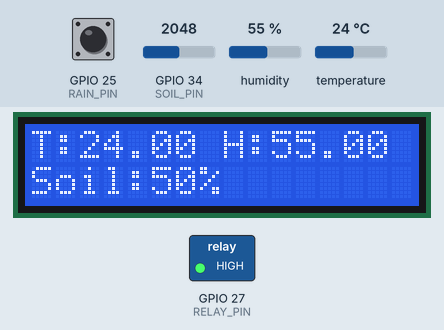
Bench run of a sketch on a simulated ESP32. On the bench: 16×2 character LCD, switched loads named in the sketch (green lamp = pin HIGH). The test bench sets the inputs (shaded band); at power-on: GPIO 34 (SOIL_PIN) = 2048, humidity 55 %, temperature 24 °C, GPIO 25 (RAIN_PIN) HIGH. WiFi joins after 1.5 s; servers stay silent unless stated; random numbers use the default seed unless the sketch sets one.

Above: at 6.0 s.
6.1 s: GPIO 34 (SOIL_PIN) set to 2882
At 8.5 s:
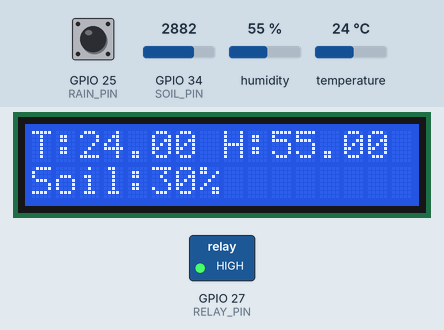
8.9 s: GPIO 34 (SOIL_PIN) set to 2951
At 14.0 s:
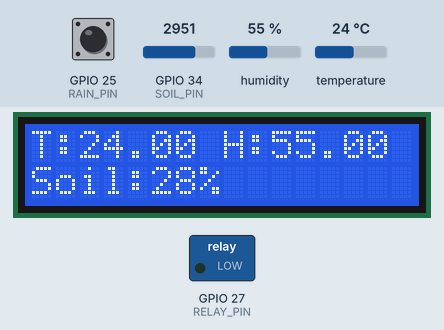
14.9 s: humidity set to 22 %
At 18.2 s:
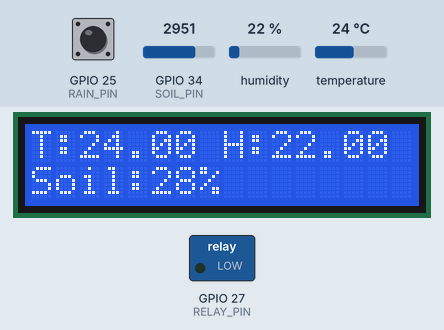
18.9 s: temperature set to 12 °C
At 22.4 s:
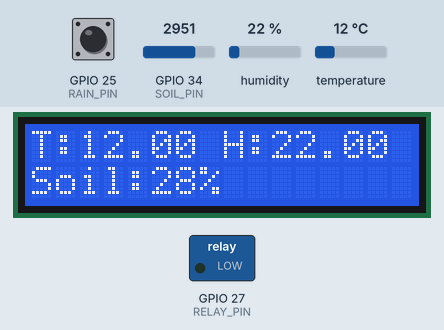
22.9 s: humidity set to 40 %
At 26.6 s:
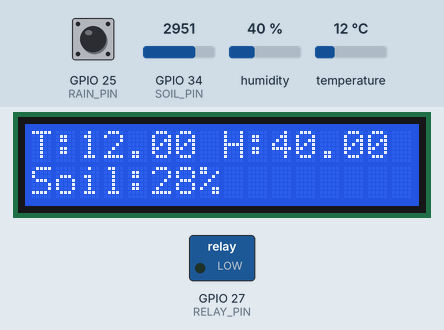
26.9 s: GPIO 34 (SOIL_PIN) set to 2866
At 28.5 s:
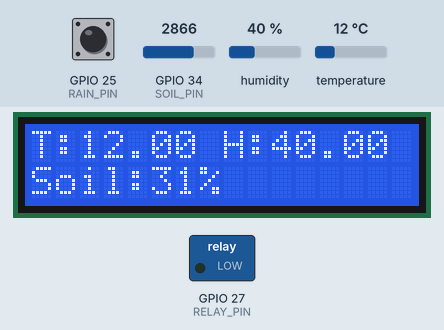
Timing chart, 0 to 29.9 s (numbered marks = the images above; inputs shaded):
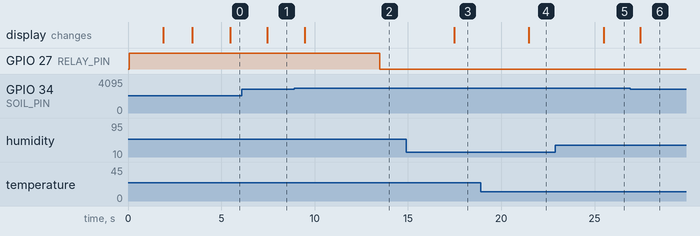

Measured:
- the behaviour switches between 2907 and 2908 on GPIO 34 (SOIL_PIN) (found by bisection; images 1 and 2)
- after the input at 6.1 s, the display: changes after 1.4 s (image 1)
- after the input at 8.9 s, GPIO 27 (RELAY_PIN): HIGH → LOW after 4.6 s; the display: changes after 0.58 s (image 2)
- after the input at 14.9 s, the display: changes after 2.6 s (image 3)
- after the input at 18.9 s, the display: changes after 2.6 s (image 4)
- after the input at 22.9 s, the display: changes after 2.6 s (image 5)
- after the input at 26.9 s, the display: changes after 0.56 s (image 6)

The sketch:

aqualeaf.ino
```cpp
#define BLYNK_TEMPLATE_ID   "TMPL3J_xrfAVf"
#define BLYNK_TEMPLATE_NAME "AQUALEAF"
#define BLYNK_DEVICE_NAME   "AQUALEAF"
#define BLYNK_AUTH_TOKEN "YOUR_BLYNK_AUTH_TOKEN"

#define BLYNK_PRINT Serial
#include <WiFi.h>
#include <WiFiClient.h>
#include <BlynkSimpleEsp32.h>
#include <DHT.h>
#include <Wire.h>
#include <LiquidCrystal_I2C.h>

#define DHTPIN 26
#define DHTTYPE DHT11
#define RELAY_PIN 27
#define RAIN_PIN 25
#define SOIL_PIN 34

DHT dht(DHTPIN, DHTTYPE);
LiquidCrystal_I2C lcd(0x27, 16, 2);

char ssid[] = "YOUR_WIFI_NAME";
char pass[] = "YOUR_WIFI_PASSWORD";

int pumpStatus = 0;
int manualPumpControl = 0;

BlynkTimer timer;

void sendSensorData() {
  float temp = dht.readTemperature();
  float hum = dht.readHumidity();
  int soil = analogRead(SOIL_PIN);
  int rain = digitalRead(RAIN_PIN);

  int soilPercent = map(soil, 0, 4095, 100, 0);

  Blynk.virtualWrite(V0, temp);
  Blynk.virtualWrite(V1, hum);
  Blynk.virtualWrite(V2, soilPercent);
  Blynk.virtualWrite(V3, rain);
  Blynk.virtualWrite(V12, manualPumpControl);

  float soilPH = random(55, 75) / 10.0;
  String nutrition = (soilPH < 6.0) ? "Add Lime" : "Balanced";
  String growth = (temp > 28) ? "Fast Growth" : "Normal Growth";
  String compost = (soilPercent < 30) ? "Add Compost" : "No Compost";

  Blynk.virtualWrite(V4, soilPH);
  Blynk.virtualWrite(V5, nutrition);
  Blynk.virtualWrite(V6, growth);
  Blynk.virtualWrite(V7, compost);

  lcd.clear();
  lcd.setCursor(0, 0);
  lcd.print("T:"); lcd.print(temp); lcd.print(" H:"); lcd.print(hum);
  lcd.setCursor(0, 1);
  lcd.print("Soil:"); lcd.print(soilPercent); lcd.print("%");
}

void controlPump() {
  int soil = analogRead(SOIL_PIN);
  int soilPercent = map(soil, 0, 4095, 100, 0);
  if (manualPumpControl == 1) {
    digitalWrite(RELAY_PIN, LOW);
    pumpStatus = 1;
  } else {
    if (soilPercent < 30) {
      digitalWrite(RELAY_PIN, LOW);
      pumpStatus = 1;
    } else if (soilPercent > 75) {
      digitalWrite(RELAY_PIN, HIGH);
      pumpStatus = 0;
    }
  }
}

BLYNK_WRITE(V12) {
  manualPumpControl = param.asInt();
  controlPump();
}

BLYNK_CONNECTED() {
  lcd.clear();
  lcd.setCursor(0, 0);
  lcd.print("Blynk Ready ✅");
  delay(1500);
}

void setup() {
  Serial.begin(115200);
  Wire.begin(33, 32);
  lcd.init();
  lcd.backlight();
  lcd.setCursor(0, 0);
  lcd.print("Connecting WiFi");
  dht.begin();
  pinMode(RELAY_PIN, OUTPUT);
  digitalWrite(RELAY_PIN, HIGH);
  pinMode(RAIN_PIN, INPUT);
  Blynk.begin(BLYNK_AUTH_TOKEN, ssid, pass);
  lcd.clear();
  lcd.setCursor(0, 0);
  lcd.print("WiFi Connected");
  lcd.setCursor(0, 1);
  lcd.print("Blynk Connecting");
  timer.setInterval(2000L, sendSensorData);
  timer.setInterval(5000L, controlPump);
}

void loop() {
  Blynk.run();
  timer.run();
}
```
